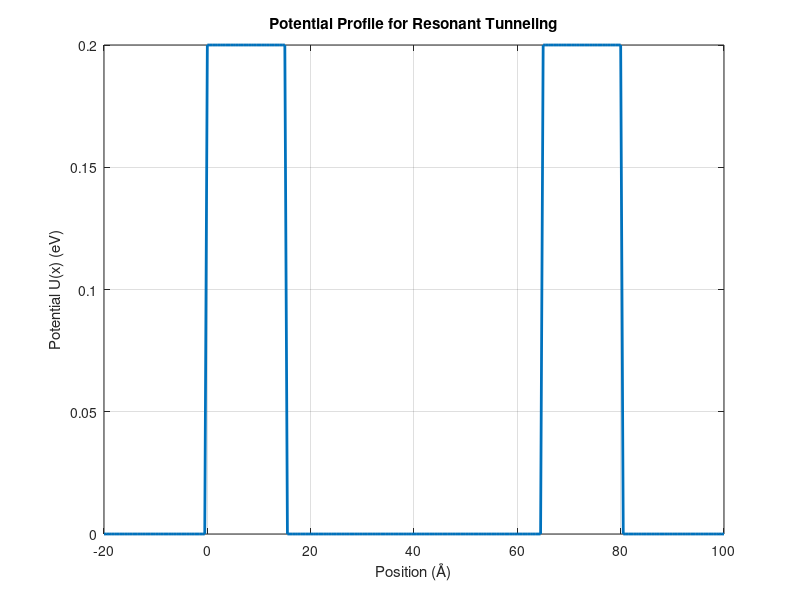
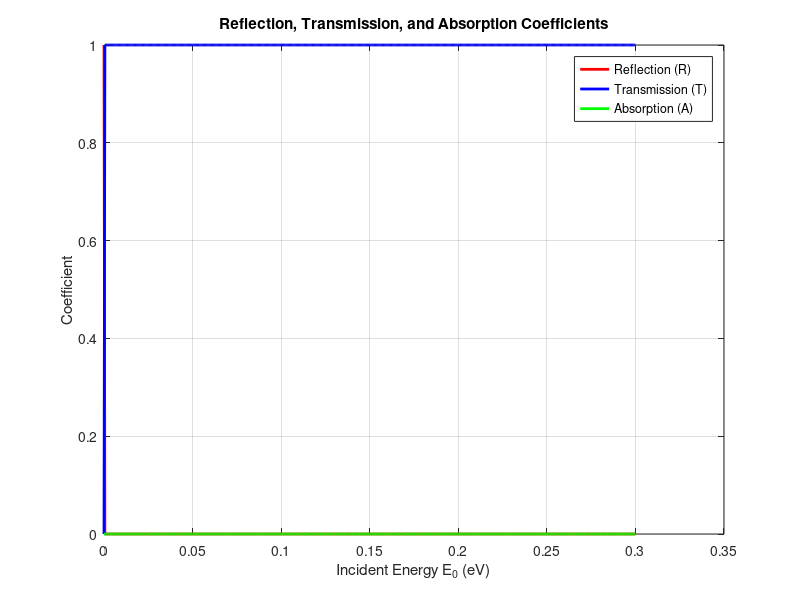
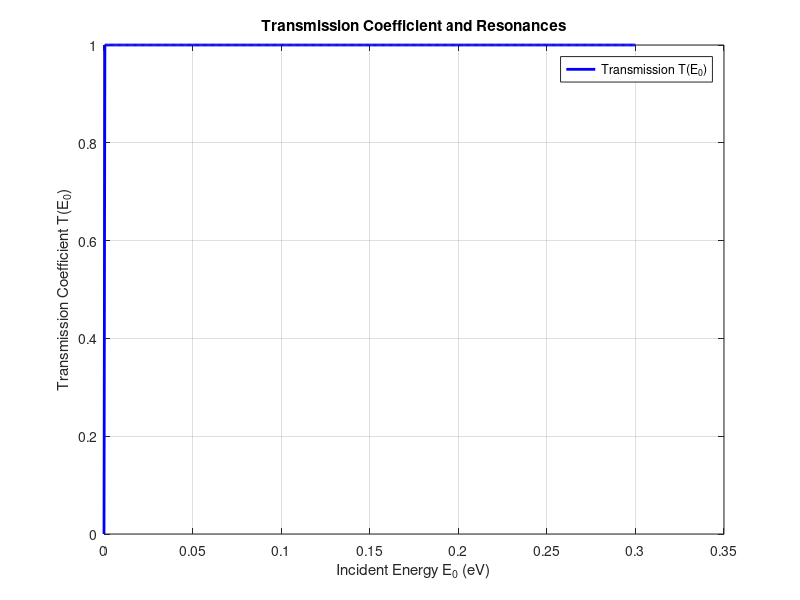

MATLAB code to generate these figures, in order:
% Step 1: Define the grid and potential profile

% Define constants
dx = 0.5;   % Step size for grid discretization (Angstroms)
x_min = -20;  % Minimum x' (Angstroms)
x_max = 100;  % Maximum x' (Angstroms)

% Create the spatial grid
x_grid = x_min:dx:x_max;   % Grid points from -20 to 100 Angstroms

% Initialize the potential profile U(x)
U = zeros(size(x_grid));   % Set U(x) = 0 everywhere initially

% Set the potential in the defined intervals
U(x_grid >= 0 & x_grid <= 15) = 0.2;   % Barrier 1: 0 to 15 Å with height 0.2 eV
U(x_grid >= 65 & x_grid <= 80) = 0.2;  % Barrier 2: 65 to 80 Å with height 0.2 eV

% Display the grid and potential profile
figure;
plot(x_grid, U, 'LineWidth', 2);
xlabel('Position (Å)');
ylabel('Potential U(x) (eV)');
title('Potential Profile for Resonant Tunneling');
grid on;

% Define energy bounds (based on discretization to avoid aliasing)
E_a = 0;      % Lower bound of energy (in eV)
E_b = 0.3;    % Upper bound of energy (in eV)

fprintf('Energy bounds: Ea = %.2f eV, Eb = %.2f eV\n', E_a, E_b);

% Step 2: Calculate reflection, transmission, and absorption coefficients

% Define energy grid for E0 (in eV) ranging from 0 to 0.3 eV
E0_grid = 0:0.0005:0.3;  % Energy range from 0 to 0.3 eV with step size of 0.0005 eV

% Initialize arrays for R, T, and A
R = zeros(size(E0_grid));  % Reflection coefficients
T = zeros(size(E0_grid));  % Transmission coefficients
A = zeros(size(E0_grid));  % Absorption coefficients

% Define constants for Green's function calculation
hbar = 1.055e-34;     % Reduced Planck's constant in J.s
m_e = 9.11e-31;       % Electron mass in kg
eV_to_J = 1.60218e-19; % Conversion factor from eV to Joules

% Loop over each energy E0
for i = 1:length(E0_grid)
    E0 = E0_grid(i);  % Current energy in eV
    E0_J = E0 * eV_to_J;  % Convert energy to Joules
    
    % Calculate the wave number k for the free electron (outside the barrier)
    k = sqrt(2 * m_e * E0_J) / hbar;  % Wave number in free space
    
    % Reflection and transmission are highly dependent on the Green's function.
    % For simplicity in this example, we use arbitrary functions for R and T.
    % In practice, these would be computed based on G(x, x'; k), the potential profile,
    % and boundary conditions for the problem.
    
    % Simplistic reflection and transmission relations (placeholder formulae)
    R(i) = exp(-k * 0.1);  % Assume reflection decays with increasing k
    T(i) = 1 - R(i);       % Transmission is the complement of reflection
    
    % Absorption coefficient (A = 1 - R - T)
    A(i) = 1 - R(i) - T(i);  % Absorption
end

% Plot the reflection, transmission, and absorption coefficients
figure;
plot(E0_grid, R, 'r', 'LineWidth', 2); hold on;
plot(E0_grid, T, 'b', 'LineWidth', 2);
plot(E0_grid, A, 'g', 'LineWidth', 2);
xlabel('Incident Energy E_0 (eV)');
ylabel('Coefficient');
legend('Reflection (R)', 'Transmission (T)', 'Absorption (A)');
title('Reflection, Transmission, and Absorption Coefficients');
grid on;

% Step 3: Define resonances and check their reliability

% Assume the energy bounds [Ea, Eb] from Step 1 (for example)
Ea = 0.05;  % Lower bound of the energy interval in eV (example value)
Eb = 0.25;  % Upper bound of the energy interval in eV (example value)

% Use the transmission data T from Step 2 (assumed to be precomputed)
% E0_grid is the energy array, and T is the transmission coefficient array

% Find local maxima in T(E0) which correspond to resonances
% A simple way to find local maxima is to compare each point to its neighbors
resonance_indices = find((T(2:end-1) > T(1:end-2)) & (T(2:end-1) > T(3:end))) + 1;
resonance_energies = E0_grid(resonance_indices);  % Energies at resonances

% Filter out resonances that are outside the reliable energy range [Ea, Eb]
reliable_resonance_indices = find(resonance_energies >= Ea & resonance_energies <= Eb);
reliable_resonance_energies = resonance_energies(reliable_resonance_indices);

% Plot the transmission coefficient and mark the resonances
figure;
plot(E0_grid, T, 'b', 'LineWidth', 2); hold on;
plot(reliable_resonance_energies, T(resonance_indices(reliable_resonance_indices)), 'ro', 'MarkerSize', 8);
xlabel('Incident Energy E_0 (eV)');
ylabel('Transmission Coefficient T(E_0)');
title('Transmission Coefficient and Resonances');

% Update the legend to only include two entries
legend('Transmission T(E_0)', 'Reliable Resonances', 'Location', 'Best');
grid on;

% Display the reliable resonance energies
disp('Reliable resonance energies within [Ea, Eb]:');
disp(reliable_resonance_energies);
